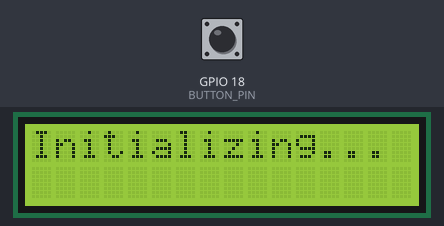
Recording of a sketch running on a simulated ESP32. On the bench: 16×2 character LCD. Inputs (shaded band) come from the test bench; at power-on: GPIO 18 (BUTTON_PIN) HIGH. WiFi joins after 1.5 s; servers stay silent unless stated.

Above: at 0.1 s.
2.9 s: GPIO 18 (BUTTON_PIN) pulled LOW for 0.15 s
At 3.6 s:
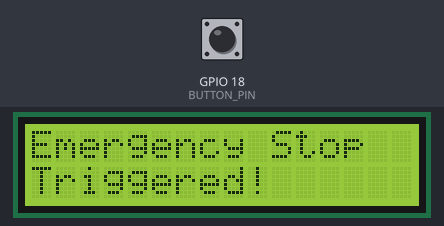
Timing chart, 0 to 5.9 s (numbered marks = the images above; inputs shaded):
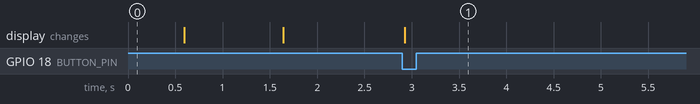

The sketch:

drone_telemetry_controller.ino
```cpp
#include <Arduino.h>
#include <WiFi.h>
#include <WiFiUdp.h>
#include <Wire.h>
#include <LiquidCrystal_I2C.h>

#define BUTTON_PIN 18
LiquidCrystal_I2C lcd(0x27, 16, 2);

// Drone AP credentials
const char* ssid = "drone";
const char* password = "drone123";
WiFiUDP udp;

// Drone IP & UDP port
IPAddress droneIP(192, 168, 4, 1);
const int udpPort = 1234;

volatile bool emergencyTriggered = false;
unsigned long lastDebounceTime = 0;
const unsigned long debounceDelay = 200;

// Hardware interrupt
void IRAM_ATTR buttonISR() {
  if ((millis() - lastDebounceTime) > debounceDelay) {
    emergencyTriggered = true;
    lastDebounceTime = millis();
  }
}

void setup() {
  Serial.begin(115200);
  Wire.begin(21, 22);

  lcd.begin(16, 2);
  lcd.backlight();
  lcd.print("Initializing...");

  pinMode(BUTTON_PIN, INPUT_PULLUP);
  attachInterrupt(digitalPinToInterrupt(BUTTON_PIN), buttonISR, FALLING);

  // Connect to drone AP
  WiFi.begin(ssid, password);
  while (WiFi.status() != WL_CONNECTED) {
    delay(500);
    lcd.setCursor(0, 1);
    lcd.print("Connecting...");
  }

  lcd.clear();
  lcd.print("Connected!");
  lcd.setCursor(0, 1);
  lcd.print(WiFi.localIP());

  udp.begin(udpPort);
}

// Sending emergency packet to drone
void sendEmergencyPacket() {
  char message[] = "EMERGENCY_STOP";
  udp.beginPacket(droneIP, udpPort);
  udp.write((uint8_t*)message, sizeof(message));
  udp.endPacket();
}

void updateDisplay(float pitch, float roll) {
  char pitchBuffer[8];
  char rollBuffer[8];

  // Format pitch and roll
  snprintf(pitchBuffer, sizeof(pitchBuffer), "%+06.2f", pitch);
  snprintf(rollBuffer, sizeof(rollBuffer), "%+06.2f", roll);

  // Print pitch data
  lcd.clear();
  lcd.setCursor(0, 0);
  lcd.print("Pitch:");
  lcd.setCursor(9, 0);
  lcd.print(pitchBuffer);
  lcd.write(0xDF);

  // Print roll data
  lcd.setCursor(0, 1);
  lcd.print("Roll: ");
  lcd.setCursor(9, 1);
  lcd.print(rollBuffer);
  lcd.write(0xDF);
  delay(200);
}

void stopTriggerUpdate() {
  lcd.clear();
  lcd.print("Emergency Stop");
  lcd.setCursor(0, 1);
  lcd.print("Triggered!");
}

void loop() {
  if (emergencyTriggered) {
    lcd.setCursor(0, 0);
    sendEmergencyPacket();
    stopTriggerUpdate();

    while (digitalRead(BUTTON_PIN) == LOW) {
      delay(10);
    }

    emergencyTriggered = false;
  }

  // Check for telemetry data
  int packetSize = udp.parsePacket();
  if (packetSize) {
    char incomingPacket[50];
    int len = udp.read(incomingPacket, sizeof(incomingPacket));
    if (len > 0) {
      incomingPacket[len] = '\0';

      // Parse telemetry data
      char* pitchStr = strstr(incomingPacket, "PITCH:");
      char* rollStr = strstr(incomingPacket, "ROLL:");

      // Extract data and convert to float
      if (pitchStr && rollStr) {
        float pitch = atof(pitchStr + 6);
        float roll = atof(rollStr + 5);
        updateDisplay(pitch, roll);
      }
    }
  }

  delay(10);
}
```

Measured:
- after the input at 2.9 s, the display: changes at once (image 1)
